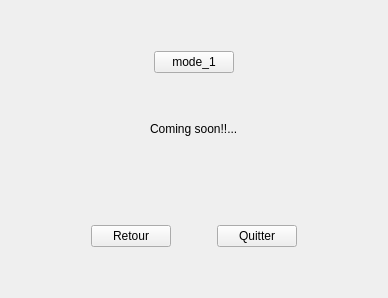
      <widget class="QWidget" name="page3">
       <layout class="QGridLayout" name="gridLayout_2">
        <item row="0" column="0">
         <layout class="QHBoxLayout" name="horizontalLayout_10">
          <item>
           <spacer name="horizontalSpacer_21">
            <property name="orientation">
             <enum>Qt::Horizontal</enum>
            </property>
            <property name="sizeHint" stdset="0">
             <size>
              <width>40</width>
              <height>20</height>
             </size>
            </property>
           </spacer>
          </item>
          <item>
           <layout class="QVBoxLayout" name="verticalLayout_9">
            <item>
             <spacer name="verticalSpacer_4">
              <property name="orientation">
               <enum>Qt::Vertical</enum>
              </property>
              <property name="sizeHint" stdset="0">
               <size>
                <width>20</width>
                <height>40</height>
               </size>
              </property>
             </spacer>
            </item>
            <item>
             <layout class="QVBoxLayout" name="verticalLayout_8">
              <item>
               <layout class="QHBoxLayout" name="horizontalLayout_8">
                <item>
                 <spacer name="horizontalSpacer_14">
                  <property name="orientation">
                   <enum>Qt::Horizontal</enum>
                  </property>
                  <property name="sizeHint" stdset="0">
                   <size>
                    <width>40</width>
                    <height>20</height>
                   </size>
                  </property>
                 </spacer>
                </item>
                <item>
                 <widget class="QPushButton" name="pushButton">
                  <property name="text">
                   <string>mode_1</string>
                  </property>
                 </widget>
                </item>
                <item>
                 <spacer name="horizontalSpacer_15">
                  <property name="orientation">
                   <enum>Qt::Horizontal</enum>
                  </property>
                  <property name="sizeHint" stdset="0">
                   <size>
                    <width>40</width>
                    <height>20</height>
                   </size>
                  </property>
                 </spacer>
                </item>
               </layout>
              </item>
              <item>
               <spacer name="verticalSpacer_6">
                <property name="orientation">
                 <enum>Qt::Vertical</enum>
                </property>
                <property name="sizeHint" stdset="0">
                 <size>
                  <width>20</width>
                  <height>40</height>
                 </size>
                </property>
               </spacer>
              </item>
              <item>
               <layout class="QHBoxLayout" name="horizontalLayout_9">
                <item>
                 <spacer name="horizontalSpacer_16">
                  <property name="orientation">
                   <enum>Qt::Horizontal</enum>
                  </property>
                  <property name="sizeHint" stdset="0">
                   <size>
                    <width>40</width>
                    <height>20</height>
                   </size>
                  </property>
                 </spacer>
                </item>
                <item>
                 <widget class="QLabel" name="label_3">
                  <property name="text">
                   <string>Coming soon!!...</string>
                  </property>
                 </widget>
                </item>
                <item>
                 <spacer name="horizontalSpacer_17">
                  <property name="orientation">
                   <enum>Qt::Horizontal</enum>
                  </property>
                  <property name="sizeHint" stdset="0">
                   <size>
                    <width>40</width>
                    <height>20</height>
                   </size>
                  </property>
                 </spacer>
                </item>
               </layout>
              </item>
              <item>
               <spacer name="verticalSpacer_3">
                <property name="orientation">
                 <enum>Qt::Vertical</enum>
                </property>
                <property name="sizeHint" stdset="0">
                 <size>
                  <width>20</width>
                  <height>40</height>
                 </size>
                </property>
               </spacer>
              </item>
              <item>
               <spacer name="verticalSpacer_7">
                <property name="orientation">
                 <enum>Qt::Vertical</enum>
                </property>
                <property name="sizeHint" stdset="0">
                 <size>
                  <width>20</width>
                  <height>40</height>
                 </size>
                </property>
               </spacer>
              </item>
              <item>
               <layout class="QHBoxLayout" name="horizontalLayout_7">
                <item>
                 <spacer name="horizontalSpacer_20">
                  <property name="orientation">
                   <enum>Qt::Horizontal</enum>
                  </property>
                  <property name="sizeHint" stdset="0">
                   <size>
                    <width>40</width>
                    <height>20</height>
                   </size>
                  </property>
                 </spacer>
                </item>
                <item>
                 <widget class="QPushButton" name="bretour2">
                  <property name="text">
                   <string>Retour</string>
                  </property>
                 </widget>
                </item>
                <item>
                 <spacer name="horizontalSpacer_18">
                  <property name="orientation">
                   <enum>Qt::Horizontal</enum>
                  </property>
                  <property name="sizeHint" stdset="0">
                   <size>
                    <width>40</width>
                    <height>20</height>
                   </size>
                  </property>
                 </spacer>
                </item>
                <item>
                 <widget class="QPushButton" name="bquit3">
                  <property name="text">
                   <string>Quitter</string>
                  </property>
                 </widget>
                </item>
                <item>
                 <spacer name="horizontalSpacer_19">
                  <property name="orientation">
                   <enum>Qt::Horizontal</enum>
                  </property>
                  <property name="sizeHint" stdset="0">
                   <size>
                    <width>40</width>
                    <height>20</height>
                   </size>
                  </property>
                 </spacer>
                </item>
               </layout>
              </item>
             </layout>
            </item>
            <item>
             <spacer name="verticalSpacer_5">
              <property name="orientation">
               <enum>Qt::Vertical</enum>
              </property>
              <property name="sizeHint" stdset="0">
               <size>
                <width>20</width>
                <height>40</height>
               </size>
              </property>
             </spacer>
            </item>
           </layout>
          </item>
          <item>
           <spacer name="horizontalSpacer_22">
            <property name="orientation">
             <enum>Qt::Horizontal</enum>
            </property>
            <property name="sizeHint" stdset="0">
             <size>
              <width>40</width>
              <height>20</height>
             </size>
            </property>
           </spacer>
          </item>
         </layout>
        </item>
       </layout>
      </widget>
